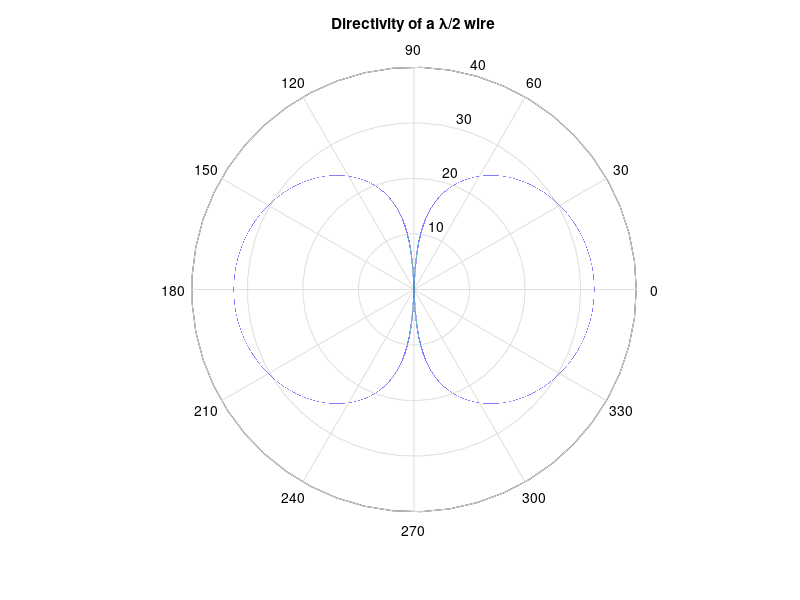
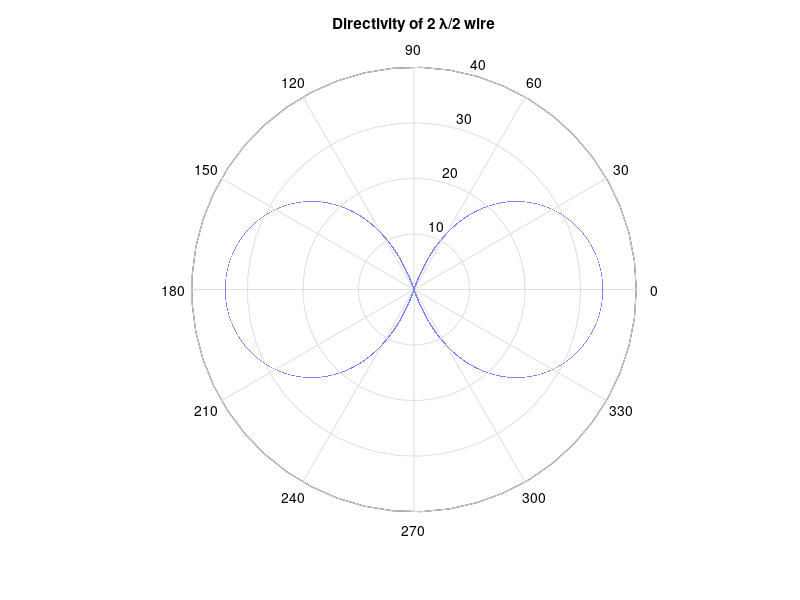
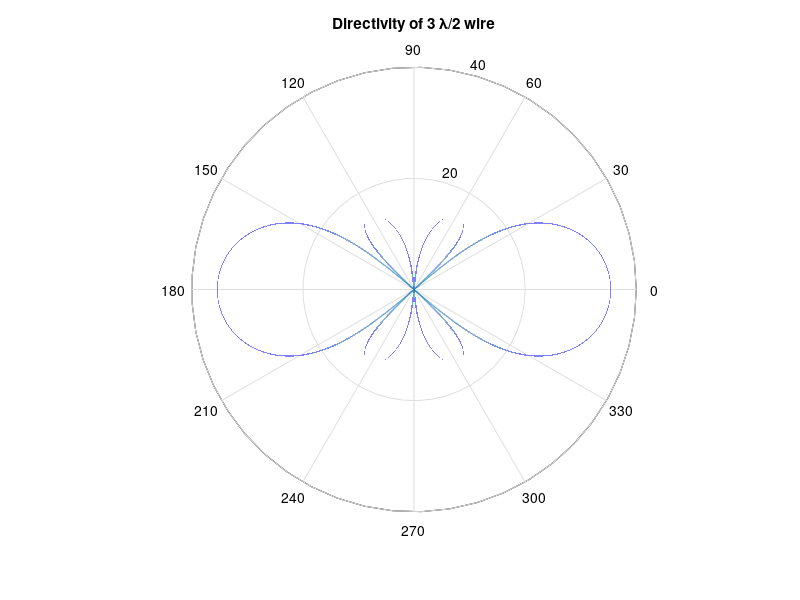
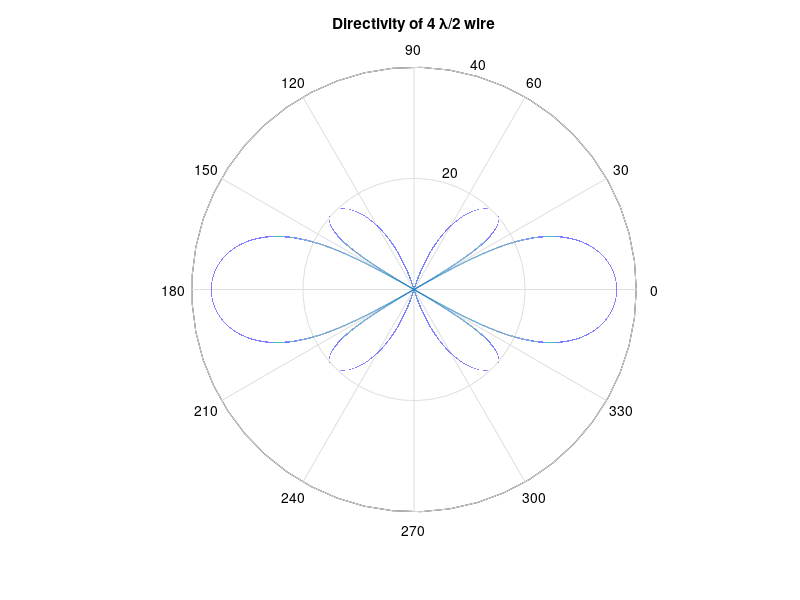

Source code (MATLAB) for these figures, in order:
% DipoleArray.m (ver 2.0)
% Author:  Greg Durgin                 Date: 27 September 2011
% Modified by Andrew McRae, October 1, 2015
% Updated by Caitlyn Caggia, October 31, 2018
%
% Compute the pattern and electrical parameter for a stack of
% N vertical half-wave dipoles.
clear all; close all;   % initialize

for i=1:5
    % User-defined inputs
    I = 1;                  % current amplitude (Amps)
    N = i;                  % number of stacked half-wave, in-phase dipoles
    M = 200000;             % number of elevation points to plot
    dB_min = -30;           % minimum gain to plot in polar coordinates
    
    % Initialized variables
    M = 2*ceil(M/2);        % ensure M is even
    mu_0 = 4*pi*1e-7;       % permeability of free space (H/m)
    ep_0 = 8.85e-12;        % permittivity of free space (F/m)
    eta = (mu_0/ep_0)^.5;   % impedance of free space (Ohms)
    theta = (0:M)/M * pi;   % generate range of elevation angles (rad)
    
    % Generate power pattern (actually S*r^2)
    S = tan(theta).^2 .* I^2 .* sin(N*pi/2 .* cos(theta)).^2;
    S(1) = 0; S(end)=0;     % zero out nulls due to singularity
    P_tot = sum(S.*sin(theta))*pi/(M+1)*2*pi;   % radiated power (W/m^2)
    D = 4*pi*S/P_tot;                           % compute directivity
    
    % Plotting functions
    figure
    theta_p = (0:(2*M+1))/2/M * 2*pi;       % index with Matlab polar coords
    D_plot = [ fliplr(D(1:M/2)) D fliplr(D(M/2+1:end)) ];
    DdB = max(10*log10(abs(D_plot)),dB_min)-dB_min; % compute log directivity (dB)
    polar(theta_p,DdB);                     % plot the directivity (dB)
    if N == 1
        title('Directivity of a \lambda/2 wire');
    else
        title(sprintf('Directivity of %i \\lambda/2 wire', N));
    end
    axis off;
    
    % Radiation parameter computation
    Gpeak = max(D);                 % peak gain computation
    Rrad = 2*P_tot/(N*I)^2;         % radiation resistance calculation
    hpbw = sum(D >= Gpeak/2)/M*180;      % calculate half-power BW
    
    %Calculate null nearest to main lobe
    mainLobeNull = acos(2/N);
    
    %Find side-lobe level; max that is outside the main lobe nulls
    SLL = max(D(theta < mainLobeNull))/Gpeak;
    
    % Display results
    fprintf('\n\n Wire with %i element(s)', N);
    fprintf('\n Element input current %2.1f A', N*I );
    fprintf('\n ----------------------------------------------');
    fprintf('\n Total radiated power:   %3.1f W/m^2 (%2.1f dBW)', ...
        P_tot, 10*log10(P_tot) );
    fprintf('\n Peak gain:              %3.1f (%2.1f dBi)', ...
        Gpeak, 10*log10(Gpeak) );
    fprintf('\n Half-power beamwidth:   %2.1f deg', hpbw);
    fprintf('\n Side-lobe level:        %2.1f dB', -10*log10(SLL) );
    fprintf('\n Radiation resistance:   %3.1f Ohms', Rrad );
    fprintf('\n Gain-beamwidth product: %3.2f deg', hpbw*Gpeak);
    fprintf('\n\n');
end

